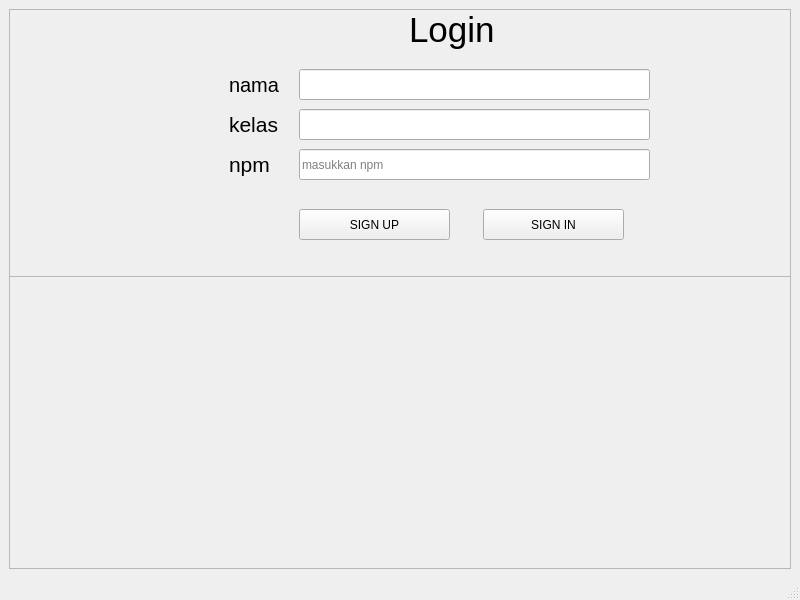
<?xml version="1.0" encoding="UTF-8"?>
<ui version="4.0">
 <class>MainWindow</class>
 <widget class="QMainWindow" name="MainWindow">
  <property name="geometry">
   <rect>
    <x>0</x>
    <y>0</y>
    <width>800</width>
    <height>600</height>
   </rect>
  </property>
  <property name="windowTitle">
   <string>MainWindow</string>
  </property>
  <widget class="QWidget" name="centralwidget">
   <layout class="QVBoxLayout" name="verticalLayout">
    <item>
     <widget class="QFrame" name="frame_2">
      <property name="frameShape">
       <enum>QFrame::StyledPanel</enum>
      </property>
      <property name="frameShadow">
       <enum>QFrame::Plain</enum>
      </property>
      <widget class="QFrame" name="frame">
       <property name="geometry">
        <rect>
         <x>0</x>
         <y>0</y>
         <width>782</width>
         <height>268</height>
        </rect>
       </property>
       <property name="frameShape">
        <enum>QFrame::StyledPanel</enum>
       </property>
       <property name="frameShadow">
        <enum>QFrame::Plain</enum>
       </property>
       <widget class="QLabel" name="label">
        <property name="geometry">
         <rect>
          <x>220</x>
          <y>60</y>
          <width>61</width>
          <height>31</height>
         </rect>
        </property>
        <property name="font">
         <font>
          <pointsize>15</pointsize>
         </font>
        </property>
        <property name="text">
         <string>nama</string>
        </property>
       </widget>
       <widget class="QLineEdit" name="lineEdit">
        <property name="geometry">
         <rect>
          <x>290</x>
          <y>60</y>
          <width>351</width>
          <height>31</height>
         </rect>
        </property>
       </widget>
       <widget class="QLabel" name="label_2">
        <property name="geometry">
         <rect>
          <x>220</x>
          <y>100</y>
          <width>61</width>
          <height>31</height>
         </rect>
        </property>
        <property name="font">
         <font>
          <pointsize>16</pointsize>
         </font>
        </property>
        <property name="text">
         <string>kelas</string>
        </property>
       </widget>
       <widget class="QLineEdit" name="lineEdit_2">
        <property name="geometry">
         <rect>
          <x>290</x>
          <y>100</y>
          <width>351</width>
          <height>31</height>
         </rect>
        </property>
       </widget>
       <widget class="QLabel" name="label_3">
        <property name="geometry">
         <rect>
          <x>220</x>
          <y>140</y>
          <width>61</width>
          <height>31</height>
         </rect>
        </property>
        <property name="font">
         <font>
          <pointsize>16</pointsize>
         </font>
        </property>
        <property name="text">
         <string>npm</string>
        </property>
       </widget>
       <widget class="QLineEdit" name="lineEdit_3">
        <property name="geometry">
         <rect>
          <x>290</x>
          <y>140</y>
          <width>351</width>
          <height>31</height>
         </rect>
        </property>
        <property name="inputMethodHints">
         <set>Qt::ImhFormattedNumbersOnly</set>
        </property>
        <property name="text">
         <string/>
        </property>
        <property name="placeholderText">
         <string>masukkan npm</string>
        </property>
       </widget>
       <widget class="QPushButton" name="pushButton">
        <property name="geometry">
         <rect>
          <x>290</x>
          <y>200</y>
          <width>151</width>
          <height>31</height>
         </rect>
        </property>
        <property name="text">
         <string>SIGN UP</string>
        </property>
       </widget>
       <widget class="QPushButton" name="pushButton_2">
        <property name="geometry">
         <rect>
          <x>474</x>
          <y>200</y>
          <width>141</width>
          <height>31</height>
         </rect>
        </property>
        <property name="text">
         <string>SIGN IN</string>
        </property>
       </widget>
       <widget class="QLabel" name="label_4">
        <property name="geometry">
         <rect>
          <x>420</x>
          <y>20</y>
          <width>47</width>
          <height>13</height>
         </rect>
        </property>
        <property name="font">
         <font>
          <family>Arial</family>
          <pointsize>20</pointsize>
         </font>
        </property>
        <property name="text">
         <string/>
        </property>
       </widget>
       <widget class="QLabel" name="label_6">
        <property name="geometry">
         <rect>
          <x>400</x>
          <y>0</y>
          <width>91</width>
          <height>41</height>
         </rect>
        </property>
        <property name="font">
         <font>
          <pointsize>26</pointsize>
         </font>
        </property>
        <property name="text">
         <string>Login</string>
        </property>
       </widget>
      </widget>
     </widget>
    </item>
   </layout>
  </widget>
  <widget class="QMenuBar" name="menubar">
   <property name="geometry">
    <rect>
     <x>0</x>
     <y>0</y>
     <width>800</width>
     <height>21</height>
    </rect>
   </property>
  </widget>
  <widget class="QStatusBar" name="statusbar"/>
 </widget>
 <resources/>
 <connections/>
</ui>
